Frame 1 (no input): blank canvas, image omitted
Frame 60 (no input): blank canvas, image omitted
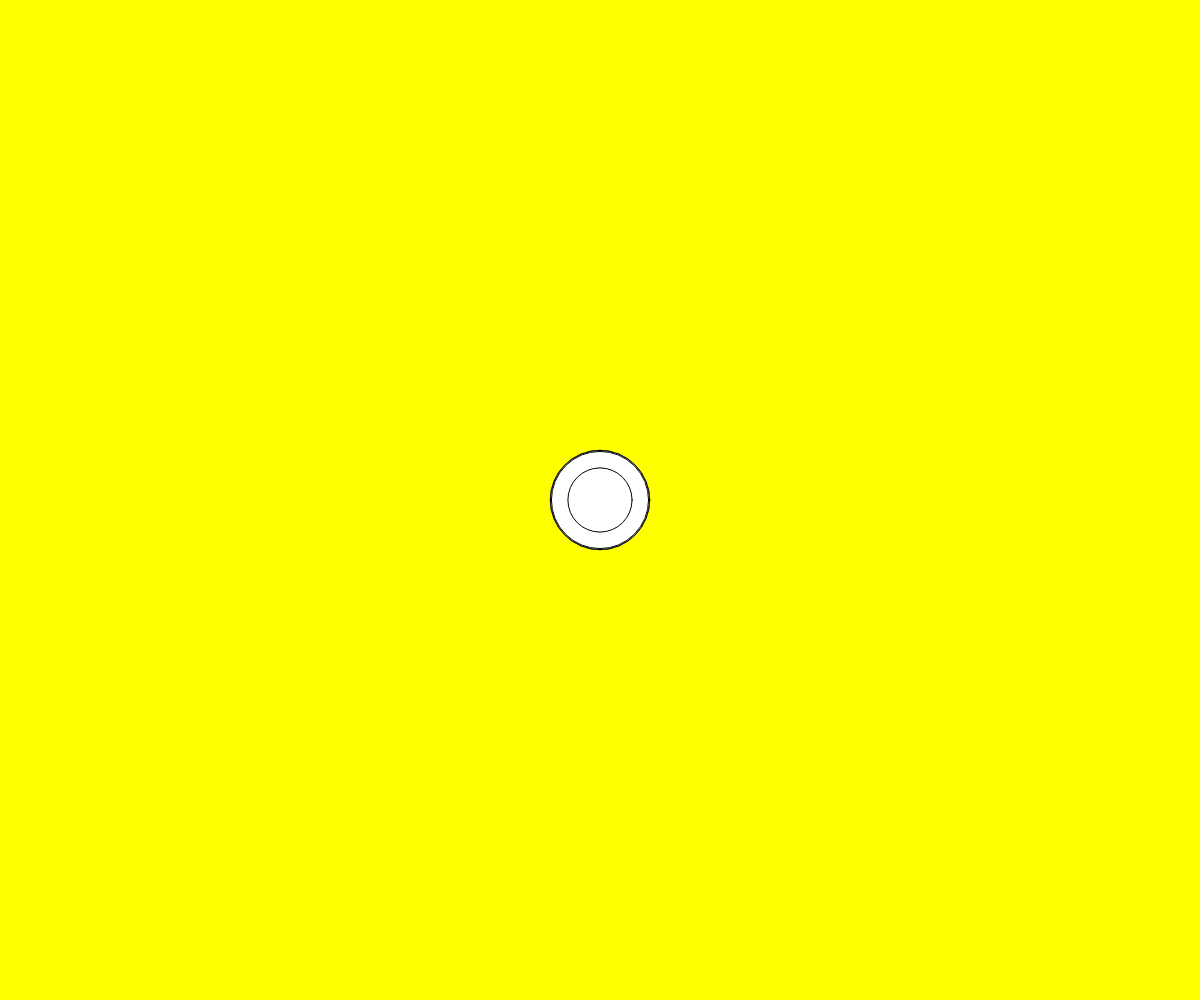
Frame 120 (the mouse pressed at the canvas centre since frame 60)

The p5.js sketch whose frames 1 and 60 were blank and that drew this single picture after the mouse press (run headless with seeded random() and noise() and a simulated clock; from frame 60 on, the mouse is pressed at the canvas centre):

// p5.js sketch
// ── sketch.js
function setup() {
	createCanvas(windowWidth, windowHeight); 
	background(255,255,0);
}
function draw() {
	if (mouseIsPressed) {
		var size = random(10, 100);
		ellipse(mouseX, mouseY, size, size); 
	}
	//draw function sixty ?per one second? default?
}
